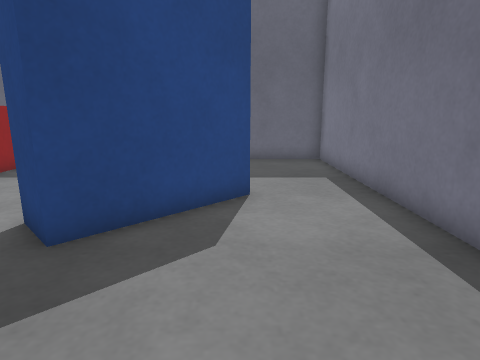
View 1 (above)

13 first-person views from a walk through a Gazebo world. The camera is 0.53 m above the floor, tilts 12° down and sees 75° across. The floor is counted in squares, 0.25 m on a side. Each view is taken from the middle of a square. On the plan, view 1 faces up. The plan holds only what a view shows up to about 18 squares ahead; the rest is blank. The place goes on beyond the plan.

View 2
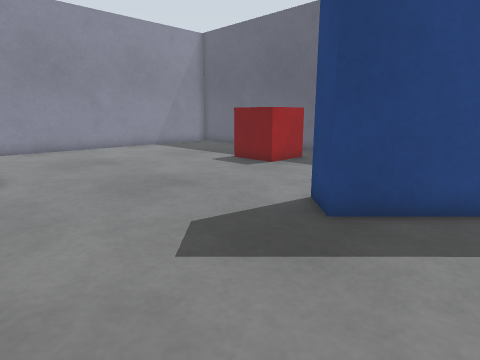

View 3
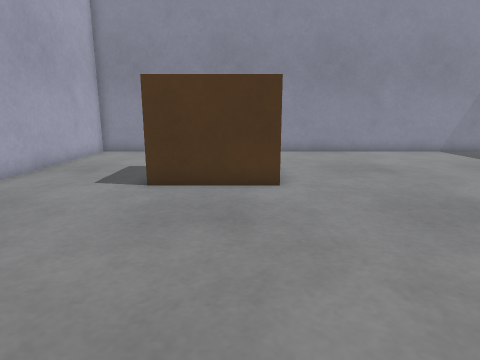

View 4
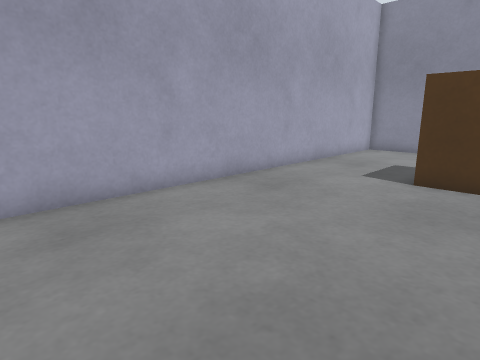

View 5
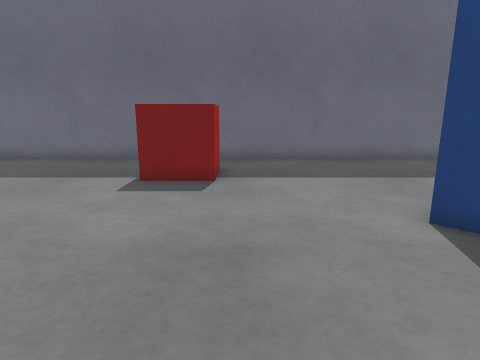

View 6
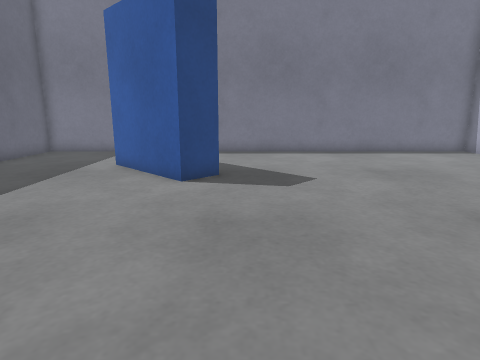

View 7
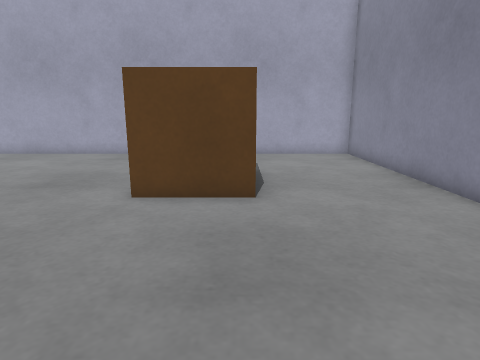

View 8
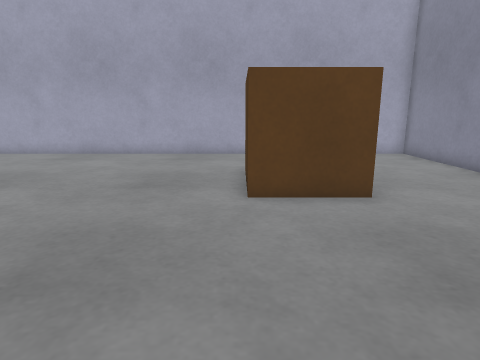

View 9
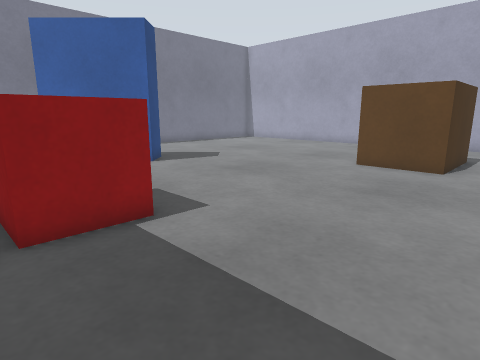

View 10
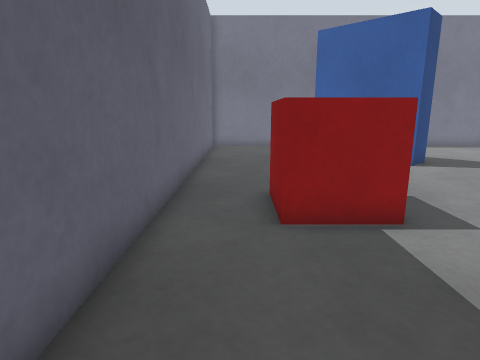

View 11
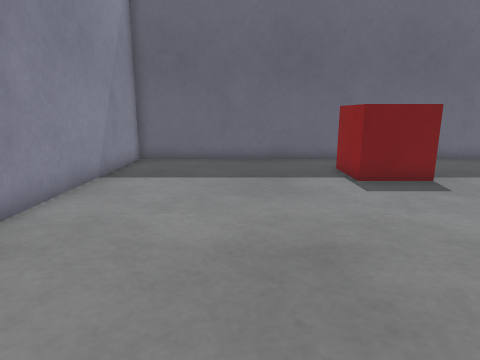

View 12
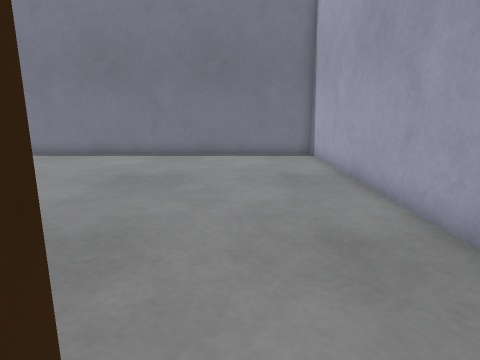

View 13
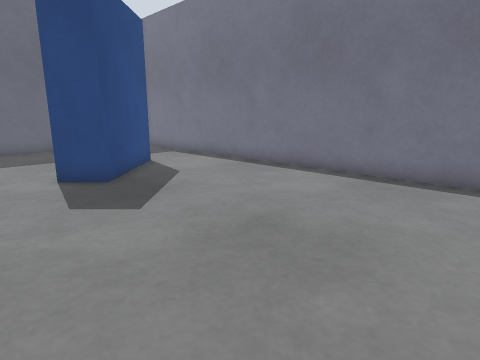

### Floor plan
Key: @ floor where view 1 was taken; # wall or solid block; . floor; B red box; L blue box; R brown box.
Columns run from 20 left of view 1 to 4 right of it. Each row starts with its distance up from view 1.
 15 #########################
 14 #.......................#
 13 #.......................#
 12 #........BBB............#
 11 #........B B............#
 10 #........BBB............#
  9 #..................L ...#
  8 #.................LLL...#
  7 #................LLL....#
  6 #...............LLL.....#
  5 #...............LL......#
  4 #.......................#
  3 #.......................#
  2 #.......................#
  1 #.......................#
  0 #.....RRRR..........@...#
 -1 #.....R  R..............#
 -2 #.....R  R..............#
 -3 #.....R  R..............#
 -4 #.....R R...............#
 -5 #.......................#
 -6 #.......................#
 -7 #.......................#
 -8 #.......................#
 -9 #########################

Where each view was taken, in squares from view 1:
view 1: 0 up, 0 right, facing up
view 2: 1 down, 0 right, facing up-left
view 3: 1 down, 2 left, facing left
view 4: 1 down, 1 left, facing down-left
view 5: 0 up, 8 left, facing up
view 6: 4 up, 14 left, facing right
view 7: 8 up, 14 left, facing down
view 8: 8 up, 11 left, facing down
view 9: 13 up, 17 left, facing down-right
view 10: 13 up, 17 left, facing right
view 11: 0 up, 15 left, facing up
view 12: 5 down, 13 left, facing right
view 13: 5 down, 7 left, facing up-right
